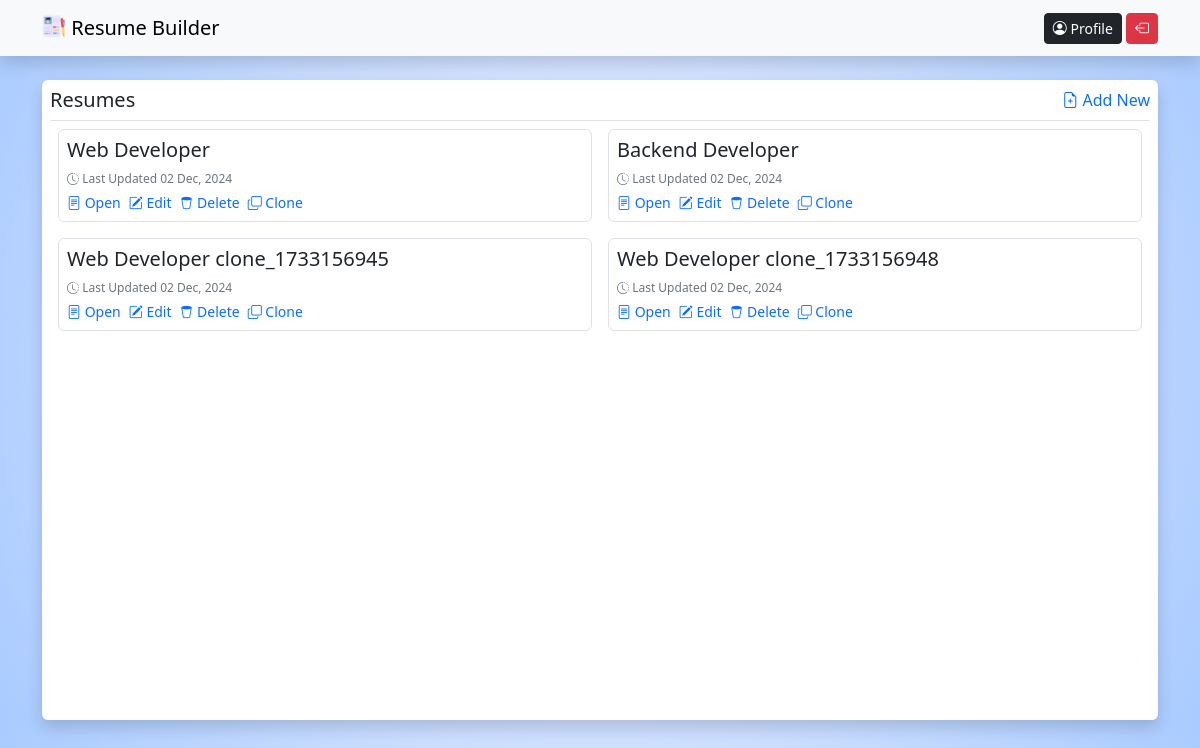
/myresumes.php (signed in), run on the app's committed database.
### tables this page shows
CREATE TABLE `resumes` (
  `id` int(11) NOT NULL,
  `user_id` int(11) NOT NULL,
  `full_name` varchar(250) NOT NULL,
  `email_id` varchar(250) NOT NULL,
  `mobile_no` varchar(20) NOT NULL,
  `dob` varchar(20) NOT NULL,
  `gender` varchar(50) NOT NULL,
  `religion` varchar(50) NOT NULL,
  `nationality` varchar(50) NOT NULL,
  `marital_status` varchar(30) NOT NULL,
  `hobbies` varchar(250) NOT NULL,
  `languages` varchar(250) NOT NULL,
  `address` text NOT NULL,
  `objective` text NOT NULL,
  `slug` varchar(250) NOT NULL,
  `updated_at` int(20) NOT NULL,
  `resume_title` varchar(250) NOT NULL,
  `background` varchar(250) NOT NULL DEFAULT '"',
  `font` varchar(250) NOT NULL DEFAULT '''Poppins'', sans-serif'
);

### assets/class/function.class.php (called while the page is built, shortened)
<?php
class Functions{
  public function Auth(){
    if(isset($_SESSION['Auth'])){
      return $_SESSION['Auth'];
    }else{
      return false;
    }
  }
}
$fn = new Functions();
?>

### myresumes.php (the view, shortened to what this page needs)
<?php
require './assets/includes/header.php';
require './assets/includes/navbar.php';
$fn->authPage();
$resumes = $db->query('SELECT * FROM resumes WHERE user_id='.$fn->Auth()['id']);
$resumes = $resumes->fetch_all(1);
?>
    <div class="container">
        <div class="bg-white rounded shadow p-2 mt-4" style="min-height:80vh">
            <div class="d-flex justify-content-between border-bottom">
                <h5>Resumes</h5>
                <div>
                    <a href="createresume.php" class="text-decoration-none"><i class="bi bi-file-earmark-plus"></i> Add New</a>
                </div>
            </div>
<?php
if($resumes){
    ?>
  <div class="d-flex flex-wrap">
  <?php
  foreach ($resumes as $resume) {
    ?>
  <div class="col-12 col-md-6 p-2">
                    <div class="p-2 border rounded">
                        <h5><?=$resume['resume_title']?></h5>
                        <p class="small text-secondary m-0" style="font-size:12px"><i class="bi bi-clock-history"></i>
                            Last Updated <?=date('d M, Y ',$resume['updated_at'])?>
                        </p>
                        <div class="d-flex gap-2 mt-1">
                            <a href="resume.php?resume=<?=$resume['slug']?>" target="_blank" class="text-decoration-none small"><i class="bi bi-file-text"></i> Open</a>
                            <a href="updateresume.php?resume=<?=$resume['slug']?>" class="text-decoration-none small"><i class="bi bi-pencil-square"></i> Edit</a>
                            <a href="actions/deleteresume.action.php?id=<?=$resume['id']?>" class="text-decoration-none small"><i class="bi bi-trash2"></i> Delete</a>
                            <a href="actions/clonecv.action.php?resume=<?=$resume['slug']?>" class="text-decoration-none small"><i class="bi bi-copy"></i> Clone</a>
                        </div>
                    </div>
                </div>
    <?php
  }
  ?>
            </div>
    <?php
}else{
    ?>
  <div class="text-center py-3 border rounded mt-3" style="background-color: rgba(236, 236, 236, 0.56);">
                <i class="bi bi-file-text"></i> No Resumes Available
            </div>
    <?php
}
?>
        </div>
    </div>
  <?php
require'./assets/includes/footer.php';
?>

### data on the page
resumes: resume_title "Web Developer", updated_at "02 Dec, 2024"
resumes: resume_title "Backend Developer", updated_at "02 Dec, 2024"
resumes: resume_title "Web Developer clone_1733156945", updated_at "02 Dec, 2024"
resumes: resume_title "Web Developer clone_1733156948", updated_at "02 Dec, 2024"
